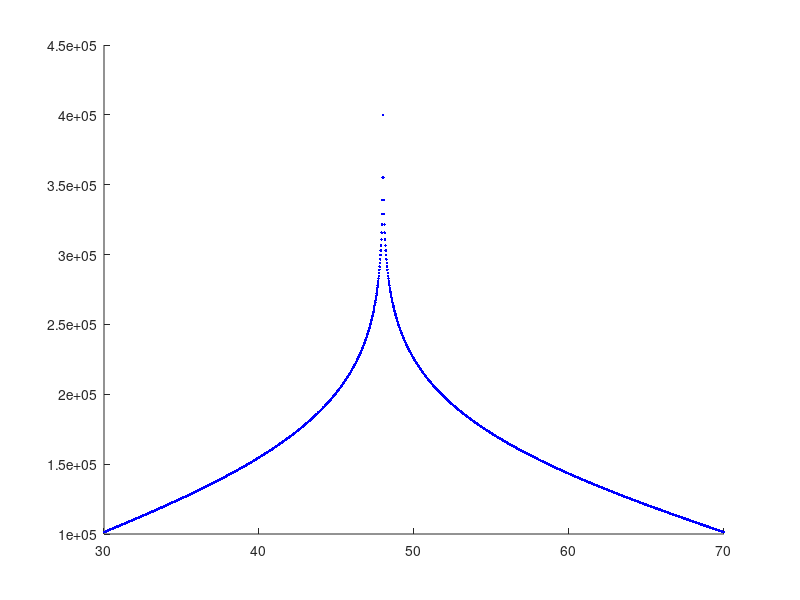

Recreate this plot in MATLAB.
clear all;
close all;
clc;

pinj = 400e3;
pe = 101.3e3;
Rinj = 48;
Rint = 30;
Rext = 70;


n = 1000;
drint = (Rinj - Rint)/(n-1);
drext = (Rext - Rinj)/(n-1);
rint = 0:drint:(Rinj - Rint);
rext = 0:drext:(Rext - Rinj);

Aint = zeros(n);
Bint = zeros(n,1);
Aext = zeros(n);
Bext = zeros(n,1);

for i=2:n-1
    Aint(i,i)   = -2*rint(i)/(drint^2);
    Aint(i,i-1) = (rint(i)-(drint/2))/(drint^2);
    Aint(i,i+1) = (rint(i)+(drint/2))/(drint^2);
    Bint(i)     = 0;
end
for i=2:n-1
    Aext(i,i)   = -2*rext(i)/(drext^2);
    Aext(i,i-1) = (rext(i)-(drext/2))/(drext^2);
    Aext(i,i+1) = (rext(i)+(drext/2))/(drext^2);
    Bext(i)     = 0;
end

Aint(1,1) =1;
Bint(n)   = pe^2;
Aint(n,n) =1;
Bint(1)   = pinj^2;


Aext(1,1) = 1;
Bext(1) = pinj^2;
Aext(n,n) = 1;
Bext(n) = pe^2;
   
Qint = Aint\Bint;
Qext = Aext\Bext;
Qint2= zeros(n,1);

for i=1:n 
    Qint2(i) = Qint(n-i+1);
end
hold;
plot(rint(:)+Rint,sqrt(Qint2),'b.');
plot(rext(:)+Rinj,sqrt(Qext),'b.');
% p=[sqrt(Qint);sqrt(Qext)]
% rtot =[r(:)+rint;r(:)+rinj]
% plot(r+rtot,p,'b.');
